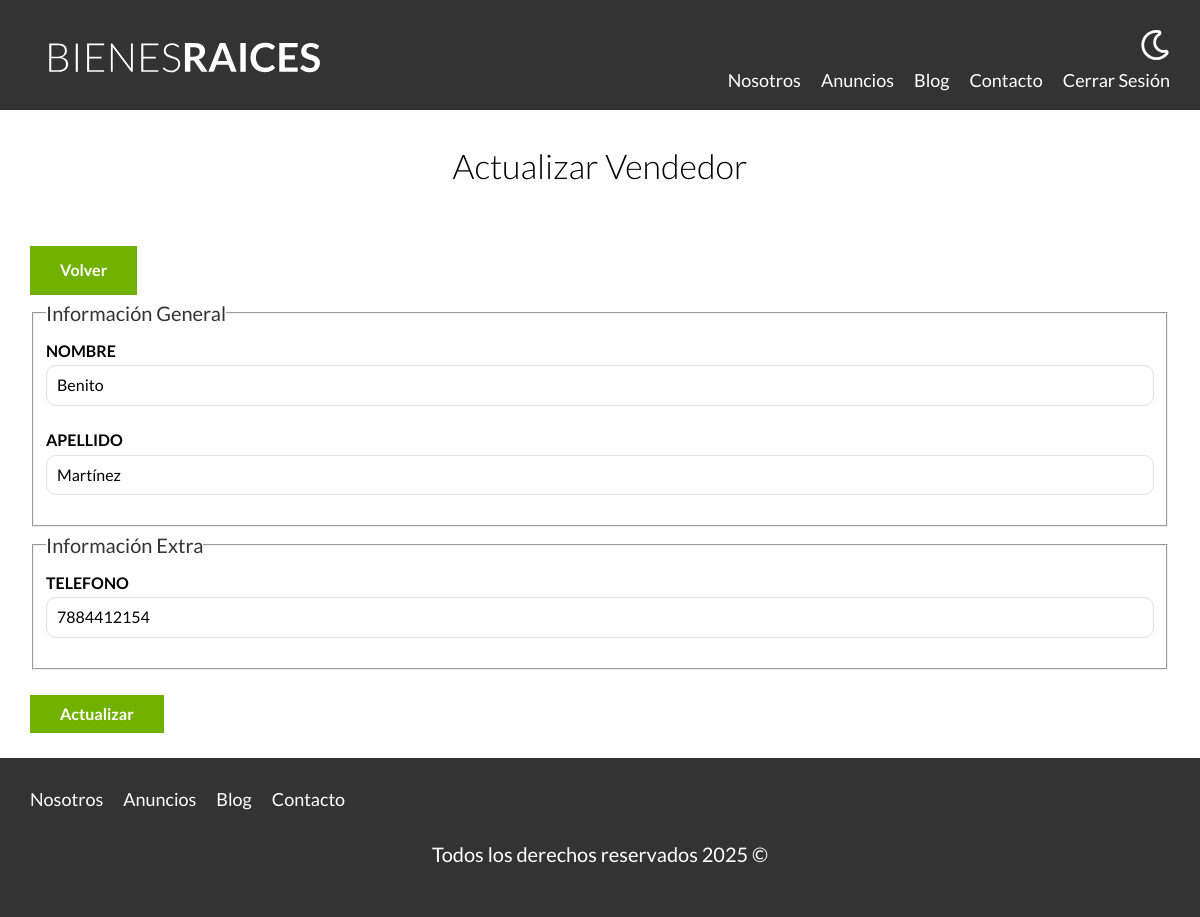
The page /vendedores/actualizar?id=2 (signed in) on the database its author committed.
### tables this page shows
CREATE TABLE `vendedores` (
  `id` int NOT NULL AUTO_INCREMENT,
  `nombre` varchar(45) DEFAULT NULL,
  `apellido` varchar(45) DEFAULT NULL,
  `telefono` varchar(10) DEFAULT NULL,
  PRIMARY KEY (`id`)
);

### controllers/VendedorController.php (called while the page is built, shortened)
<?php
class VendedorController{
    public static function actualizar(Router $router){
        $id = validarRedirec('/admin');
        $vendedor = Vendedor::find($id);
        $errores = Vendedor::getErrores();
        $router->render("/vendedores/actualizar", [
            "vendedor" => $vendedor,
            "errores" => $errores
        ]);
    }
}

### public/index.php (called while the page is built, shortened)
<?php
$router = new Router();
$router->get("/admin", [PropiedadController::class, "index"]);
$router->get("/propiedades/crear", [PropiedadController::class, "crear"]);
$router->post("/propiedades/crear", [PropiedadController::class, "crear"]);
$router->get("/propiedades/actualizar", [PropiedadController::class, "actualizar"]);
$router->post("/propiedades/actualizar", [PropiedadController::class, "actualizar"]);
$router->post("/propiedades/eliminar", [PropiedadController::class, "eliminar"]);
$router->get("/vendedores/crear", [VendedorController::class, "crear"]);
$router->post("/vendedores/crear", [VendedorController::class, "crear"]);
$router->get("/vendedores/actualizar", [VendedorController::class, "actualizar"]);
$router->post("/vendedores/actualizar", [VendedorController::class, "actualizar"]);
$router->post("/vendedores/eliminar", [VendedorController::class, "eliminar"]);
$router->get("/", [PaginasController::class, "index"]);
$router->get("/nosotros", [PaginasController::class, "nosotros"]);
$router->get("/propiedades", [PaginasController::class, "propiedades"]);
$router->get("/propiedad", [PaginasController::class, "propiedad"]);
$router->get("/blog", [PaginasController::class, "blog"]);
$router->get("/entrada", [PaginasController::class, "entrada"]);
$router->get("/contacto", [PaginasController::class, "contacto"]);
$router->post("/contacto", [PaginasController::class, "contacto"]);
$router->get("/login", [LoginController::class, "login"]);
$router->post("/login", [LoginController::class, "login"]);
$router->get("/logout", [LoginController::class, "logout"]);
$router->comprobarRutas();

### includes/funciones.php (called while the page is built, shortened)
<?php
function s($html) : string{
    $s = htmlspecialchars($html);
    return $s;
}
function validarRedirec (string $url){
    $id = $_GET["id"];
    $id = filter_var($id, FILTER_VALIDATE_INT);
    return $id;
}

### models/ActiveRecord.php (called while the page is built, shortened)
<?php
class ActiveRecord{
    protected static $db;
    protected static $tabla = "";
    public static function setDb ($db) {
        self::$db = $db;
    }
    public static function find($id){
        $query = "SELECT * FROM " . static::$tabla . " WHERE id=$id";
        $resultado = self::consultarSql($query);
        return array_shift($resultado);
    }
    public static function consultarSql($query){
        $resultado = self::$db->query($query);
        $array = [];
        while($registro = $resultado->fetch_assoc()){
            $array[] = static::crearObjeto($registro);
        }
        return $array;
    }
    protected static function crearObjeto($registro){
        $objeto = new static;
        foreach ($registro as $key => $value){
            if (property_exists( $objeto, $key)){
                $objeto->$key = $value;
            }
        }
        return $objeto;
    }
}

### views/vendedores/formulario.php (the view)
<fieldset>
    <legend>Información General</legend>
    <label for="nombre">Nombre</label>
    <input type="text" id="nombre" name="vendedor[nombre]" placeholder="Nombre" value="<?php echo s($vendedor->nombre); ?>">
    <label for="apellido">Apellido</label>
    <input type="text" id="apellido" name="vendedor[apellido]" placeholder="Apellido" value="<?php echo s($vendedor->apellido); ?>">
</fieldset>
<fieldset>
    <legend>Información Extra</legend>
    <label for="telefono">Telefono</label>
    <input type="text" id="telefono" name="vendedor[telefono]" placeholder="Teléfono" value="<?php echo s($vendedor->telefono); ?>">
</fieldset>

### public/build/css/app.css (style rules this page uses)
html { -webkit-text-size-adjust:100%;line-height:1.15 }
body { margin:0 }
button,input,optgroup,select,textarea { font-family:inherit;font-size:100%;line-height:1.15;margin:0 }
button,input { overflow:visible }
fieldset { padding:.35em .75em .625em }
legend { box-sizing:border-box;color:inherit;display:table;max-width:100%;padding:0;white-space:normal }
html { box-sizing:border-box;font-size:62.5% }
*,:after,:before { box-sizing:inherit }
body { font-family:Lato,sans-serif;font-size:1.6rem;line-height:1.8 }
.formulario legend { color:#333;font-size:2rem }
.formulario label { display:block;font-weight:700;text-transform:uppercase }
.formulario input:not([type=submit]),.formulario select,.formulario textarea { background-color:#fff;border:1px solid #e1e1e1;border-radius:1rem;display:block;margin-bottom:2rem;padding:1rem;width:100% }

### rows shown on the page
vendedores: nombre "Benito", apellido "Martínez", telefono "7884412154"
